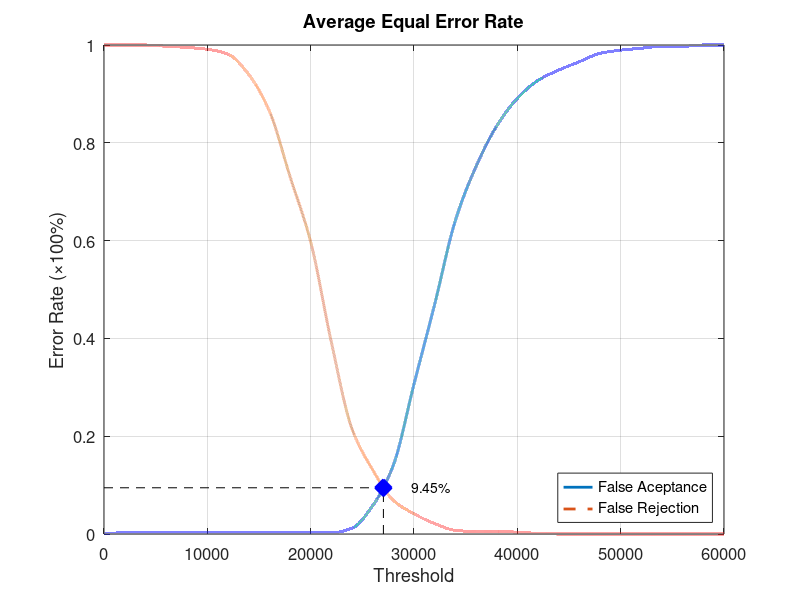
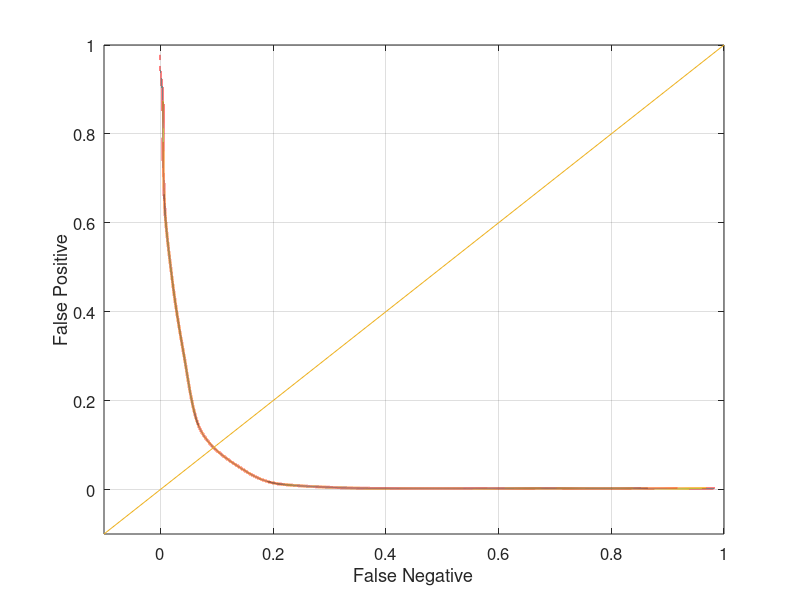

Reproduce these figures in MATLAB, in order.
function yEER = Experiment4Average
close all;
clear;
clc;
x = 0:2000:60000;
xq = 0:0.5:60000;

y0 = [0 0.00263158 0.00263158 0.00263158 0.00263158 0.00263158 0.00263158 0.00263158 0.00263158 0.00263158 0.00263158 0.00263158 0.0118421 0.0578947 0.140789 0.306579 0.469737 0.640789 0.751316 0.834211 0.89079 0.927632 0.948684 0.965789 0.982895 0.989474 0.993421 0.997368 0.997368 1 1];
yy0 = interp1(x, y0, xq, 'pchip');
y1 = [1 1 1 0.9975 0.995 0.99125 0.98125 0.94 0.865 0.73125 0.5975 0.3925 0.215 0.13125 0.06875 0.04125 0.02125 0.0075 0.005 0.005 0.00375 0.00125 0 0 0 0 0 0 0 0 0];
yy1 = interp1(x, y1, xq, 'pchip');

% Calculating EER: 
y2 = abs(y0 - y1);
find(y2 == min(y2))
yy2 = abs(yy0 - yy1);
xEER = find(yy2 == min(yy2));
xEERIndex = xq(xEER) % X-axis EER
yEER = yy0(xEER) % Y-axis EER

main = figure
plot(xq, yy0,'-','LineWidth', 2);	hold on
plot(xq, yy1,'--','LineWidth', 2);	hold on
plot([xEERIndex xEERIndex], [0 yEER], 'k--');	hold on
plot([0 xEERIndex], [yEER yEER], 'k--');	hold on
plot(xEERIndex, yEER, 'bx', 'LineWidth', 10);	hold on
text(xEERIndex + 10 * xEERIndex / 100, yEER, [num2str(round((10000 * yEER)) / 100) '%'])
legend('False Aceptance', 'False Rejection', 'Location', 'SouthEast')
xlabel('Threshold')
ylabel('Error Rate (\times100%)')
title('Average Equal Error Rate')
set(gca, 'FontSize', 12)
axis([0 60000 0 1])
grid on

print(main, 'Experiment4AverageMain', '-dpng');
FNRxFPR = figure('Color', [1 1 1]);
plot(yy1, yy0, '-', yy1, yy0, 'LineWidth', 2);
hold on
y = -0.1:0.1:1
plot(y, y); 
set(gca, 'FontSize', 12)
xlabel('False Negative')
ylabel('False Positive')
axis([-0.1 1 -0.1 1])
set(gca, 'FontSize', 12)
grid on

print(FNRxFPR, 'Experiment4AverageFNRxFPR','-dpng');
end
